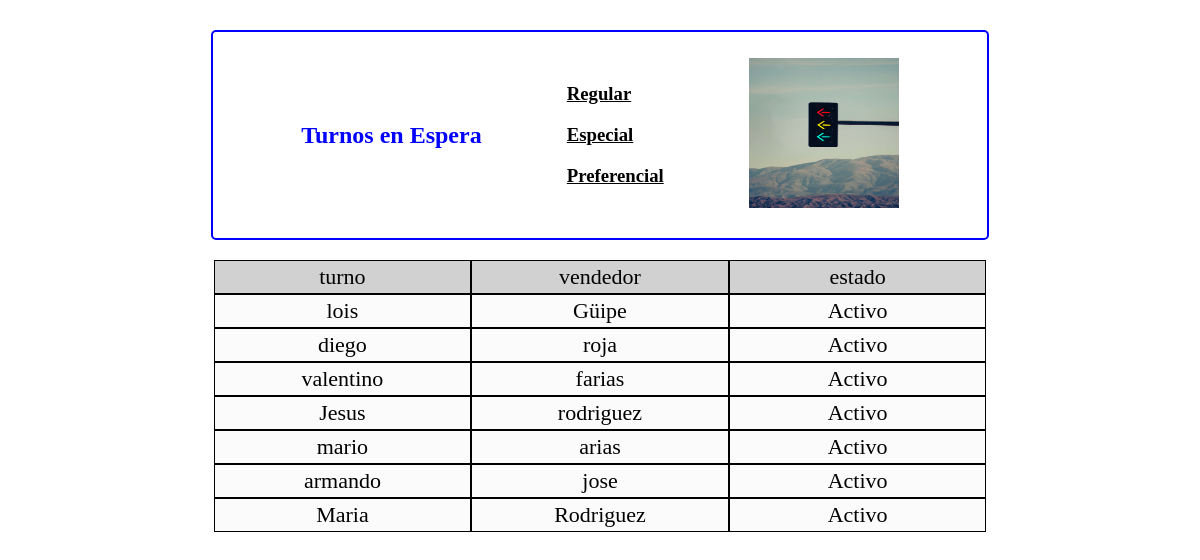
Page /sellers_view on the earlier database version.
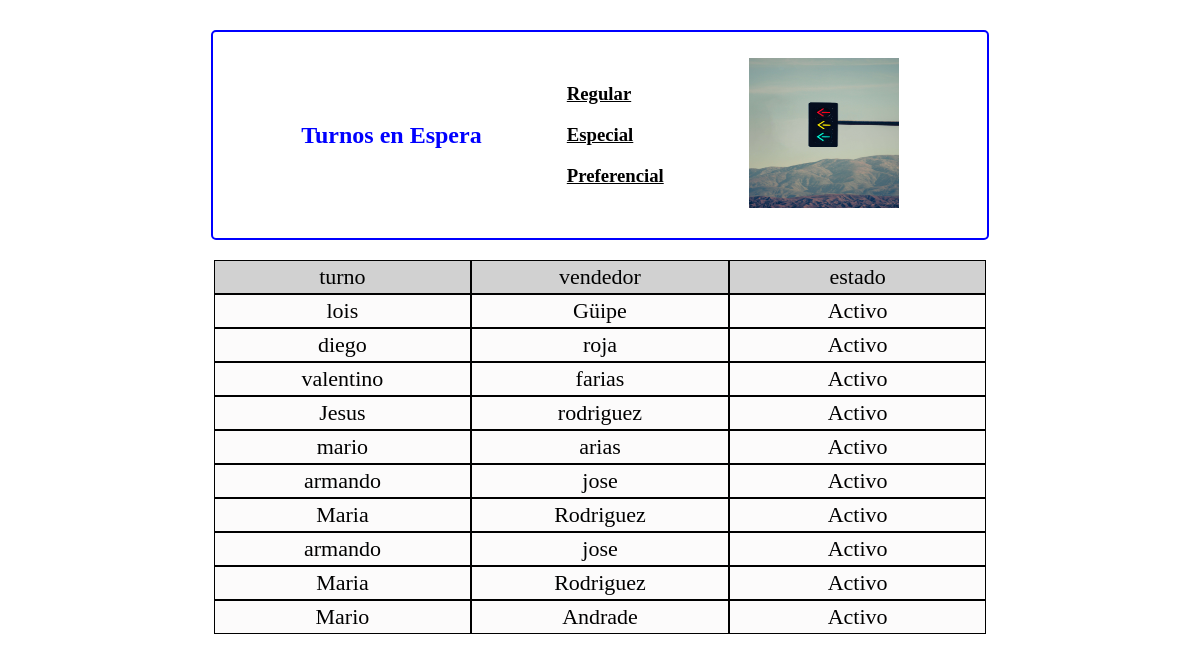
Same page on the later database version.
### app/models.py (models this page shows, shortened)
class Vendedor(db.Model):
  id = db.Column(db.Integer, primary_key=True)
  name = db.Column(db.String(60))
  last_name = db.Column(db.String(60))
  status = db.Column(db.Boolean)
  created = db.Column(db.DateTime)

### app/views.py (the view)
@app.route('/sellers_view',methods=['GET'])
def sellers_view():
    sellers = Vendedor.query.all();
    return render_template('sellers_view.html',sellers=sellers)

### app/templates/sellers_view.html
{% extends "layout.html" %} {% block body%}
<div id="container2">
  <div id="membrete">
    <div id="titulo">
      <h2>Turnos en Espera</h2>
    </div>
    <div id="type">
      <h3 id="regular">Regular</h3>
      <h3 id="especial">Especial</h3>
      <h3 id="preferencial">Preferencial</h3>
    </div>
    <div id="logo">
      <img src="{{ url_for('static',filename='img/signal.jpg') }}" alt="" />
    </div>
  </div>
</div>
<div id="father2">
  <div id="table">
    <div id="column_table">
      <div>turno</div>
      <div>vendedor</div>
      <div>estado</div>
    </div>
      <div id="data_seller">
        {% if sellers %}
        {% for seller in sellers %}
        <div id='details'>
        <div class="{% if  seller.id  % 2  %} pair-style {% endif %}"> {{ seller.name }}</div>
        <div>{{ seller.last_name }}</div>
        <div>Activo</div>
        </div>
        {%  endfor %}
        {%  endif %}
      </div>
  </div>
</div>
{% endblock %}

### app/templates/layout.html (shortened to what this page needs)
<!DOCTYPE html>
<html lang="en">
  <head>
    <link
      rel="stylesheet"
      href="{{ url_for('static',filename='css/style.css') }}"
    />
    <link
      rel="stylesheet"
      href="https://cdnjs.cloudflare.com/ajax/libs/animate.css/4.1.1/animate.min.css"
    />
  </head>
  <body>
    {% block body %} {% endblock %}
  </body>
</html>

### style.css (style rules this page uses)
html, body { margin: 0; padding: 0; background: white; background-repeat: no-repeat; background-size: cover; background-position: center center; background-attachment: fixed; }
#container2 { width: 80%; margin-top: 30px; margin-left: auto; margin-right: auto; display: flex; justify-content: space-evenly; }
#container2 #membrete { margin: auto; padding: 3px; height: 200px; width: 80%; display: flex; flex-direction: row; justify-content: space-evenly; align-items: center; border: 2px solid blue; border-radius: 5px; -webkit-border-radius: 5px; -moz-border-radius: 5px; -ms-border-radius: 5px; -o-border-radius: 5px; }
#container2 #membrete #titulo h2 { color: blue; text-align: center; }
#container2 #membrete #type h3 { font-style: normal; text-decoration: underline; width: 30%; }
#container2 #membrete #logo img { width: 150px; height: 150px; }
#father2 { width: 80%; margin: auto; }
#father2 #table #column_table { margin-top: 20px; display: flex; flex-direction: row; justify-content: center; }
#father2 #table #column_table div { display: block; font-size: 22px; width: 26%; text-align: center; padding: 3px; background-color: #d1d1d1; border: 1px solid black; }
#father2 #table #data_seller #details { display: flex; flex-direction: row; justify-content: center; }
#father2 #table #data_seller #details div { font-size: 22px; width: 26%; text-align: center; padding: 3px; background-color: #fcfbfb; border: 1px solid black; }
.pair-style { background: #858383; }

Differences in the rows shown:
added Vendedor: name "armando", last_name "jose"
added Vendedor: name "Maria", last_name "Rodriguez"
added Vendedor: name "Mario", last_name "Andrade"
